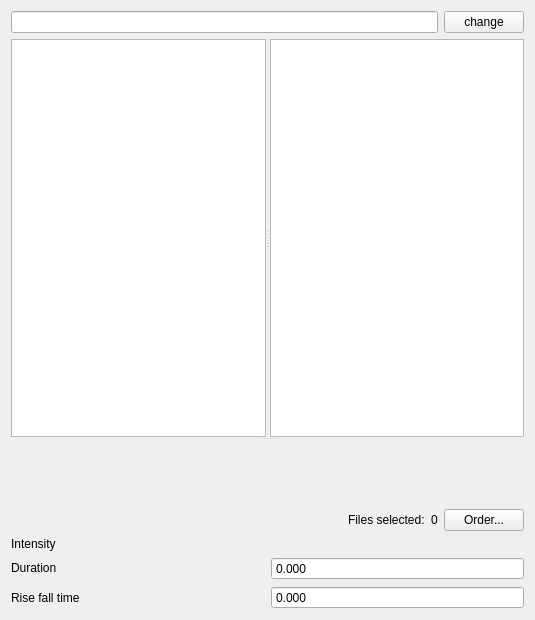
<?xml version="1.0" encoding="UTF-8"?>
<ui version="4.0">
 <class>VocalParameterWidget</class>
 <widget class="QWidget" name="VocalParameterWidget">
  <property name="geometry">
   <rect>
    <x>0</x>
    <y>0</y>
    <width>535</width>
    <height>620</height>
   </rect>
  </property>
  <property name="windowTitle">
   <string>Vocalization</string>
  </property>
  <layout class="QVBoxLayout" name="verticalLayout">
   <item>
    <layout class="QHBoxLayout" name="horizontalLayout_6">
     <item>
      <widget class="QLineEdit" name="wavrootdirLnedt"/>
     </item>
     <item>
      <widget class="QPushButton" name="wavrootdirBtn">
       <property name="text">
        <string>change</string>
       </property>
      </widget>
     </item>
    </layout>
   </item>
   <item>
    <widget class="QSplitter" name="splitter_2">
     <property name="orientation">
      <enum>Qt::Vertical</enum>
     </property>
     <widget class="QSplitter" name="splitter">
      <property name="orientation">
       <enum>Qt::Horizontal</enum>
      </property>
      <widget class="QTreeView" name="filetreeView"/>
      <widget class="QListView" name="filelistView">
       <property name="sizePolicy">
        <sizepolicy hsizetype="Expanding" vsizetype="Expanding">
         <horstretch>0</horstretch>
         <verstretch>0</verstretch>
        </sizepolicy>
       </property>
       <property name="selectionMode">
        <enum>QAbstractItemView::ExtendedSelection</enum>
       </property>
      </widget>
     </widget>
     <widget class="SpecWidget" name="specPreview" native="true">
      <property name="sizePolicy">
       <sizepolicy hsizetype="Preferred" vsizetype="Expanding">
        <horstretch>0</horstretch>
        <verstretch>0</verstretch>
       </sizepolicy>
      </property>
      <property name="minimumSize">
       <size>
        <width>0</width>
        <height>0</height>
       </size>
      </property>
     </widget>
    </widget>
   </item>
   <item>
    <layout class="QHBoxLayout" name="horizontalLayout">
     <item>
      <spacer name="horizontalSpacer">
       <property name="orientation">
        <enum>Qt::Horizontal</enum>
       </property>
       <property name="sizeHint" stdset="0">
        <size>
         <width>40</width>
         <height>20</height>
        </size>
       </property>
      </spacer>
     </item>
     <item>
      <widget class="QLabel" name="label">
       <property name="text">
        <string>Files selected:</string>
       </property>
      </widget>
     </item>
     <item>
      <widget class="QLabel" name="nfiles">
       <property name="text">
        <string>0</string>
       </property>
      </widget>
     </item>
     <item>
      <widget class="QPushButton" name="orderBtn">
       <property name="text">
        <string>Order...</string>
       </property>
      </widget>
     </item>
    </layout>
   </item>
   <item>
    <layout class="QGridLayout" name="gridLayout_5">
     <item row="3" column="1">
      <widget class="SmartSpinBox" name="risefallSpnbx">
       <property name="buttonSymbols">
        <enum>QAbstractSpinBox::NoButtons</enum>
       </property>
       <property name="decimals">
        <number>3</number>
       </property>
       <property name="maximum">
        <double>500.000000000000000</double>
       </property>
      </widget>
     </item>
     <item row="0" column="1">
      <widget class="IncrementInput" name="dbSpnbx" native="true"/>
     </item>
     <item row="1" column="0">
      <widget class="QLabel" name="label_32">
       <property name="sizePolicy">
        <sizepolicy hsizetype="Preferred" vsizetype="Fixed">
         <horstretch>0</horstretch>
         <verstretch>0</verstretch>
        </sizepolicy>
       </property>
       <property name="text">
        <string>Duration</string>
       </property>
      </widget>
     </item>
     <item row="0" column="0">
      <widget class="QLabel" name="label_42">
       <property name="text">
        <string>Intensity</string>
       </property>
      </widget>
     </item>
     <item row="3" column="0">
      <widget class="QLabel" name="label_40">
       <property name="text">
        <string>Rise fall time</string>
       </property>
      </widget>
     </item>
     <item row="1" column="1">
      <widget class="SmartSpinBox" name="durSpnbx">
       <property name="buttonSymbols">
        <enum>QAbstractSpinBox::NoButtons</enum>
       </property>
       <property name="decimals">
        <number>3</number>
       </property>
       <property name="maximum">
        <double>2000.000000000000000</double>
       </property>
      </widget>
     </item>
    </layout>
   </item>
  </layout>
 </widget>
 <customwidgets>
  <customwidget>
   <class>SmartSpinBox</class>
   <extends>QDoubleSpinBox</extends>
   <header>sparkle.gui.stim.smart_spinbox</header>
  </customwidget>
  <customwidget>
   <class>SpecWidget</class>
   <extends>QWidget</extends>
   <header>sparkle.gui.plotting.pyqtgraph_widgets</header>
   <container>1</container>
  </customwidget>
  <customwidget>
   <class>IncrementInput</class>
   <extends>QWidget</extends>
   <header>sparkle.gui.stim.incrementer</header>
   <container>1</container>
  </customwidget>
 </customwidgets>
 <resources/>
 <connections>
  <connection>
   <sender>filetreeView</sender>
   <signal>doubleClicked(QModelIndex)</signal>
   <receiver>VocalParameterWidget</receiver>
   <slot>wavdirSelected()</slot>
   <hints>
    <hint type="sourcelabel">
     <x>189</x>
     <y>86</y>
    </hint>
    <hint type="destinationlabel">
     <x>0</x>
     <y>142</y>
    </hint>
   </hints>
  </connection>
  <connection>
   <sender>wavrootdirBtn</sender>
   <signal>clicked()</signal>
   <receiver>VocalParameterWidget</receiver>
   <slot>browseWavdirs()</slot>
   <hints>
    <hint type="sourcelabel">
     <x>524</x>
     <y>32</y>
    </hint>
    <hint type="destinationlabel">
     <x>526</x>
     <y>138</y>
    </hint>
   </hints>
  </connection>
  <connection>
   <sender>orderBtn</sender>
   <signal>clicked()</signal>
   <receiver>VocalParameterWidget</receiver>
   <slot>setOrder()</slot>
   <hints>
    <hint type="sourcelabel">
     <x>501</x>
     <y>593</y>
    </hint>
    <hint type="destinationlabel">
     <x>518</x>
     <y>612</y>
    </hint>
   </hints>
  </connection>
 </connections>
 <slots>
  <slot>wafileSelected()</slot>
  <slot>wavdirSelected()</slot>
  <slot>browseWavdirs()</slot>
  <slot>wavfileClicked()</slot>
  <slot>setOrder()</slot>
 </slots>
</ui>
